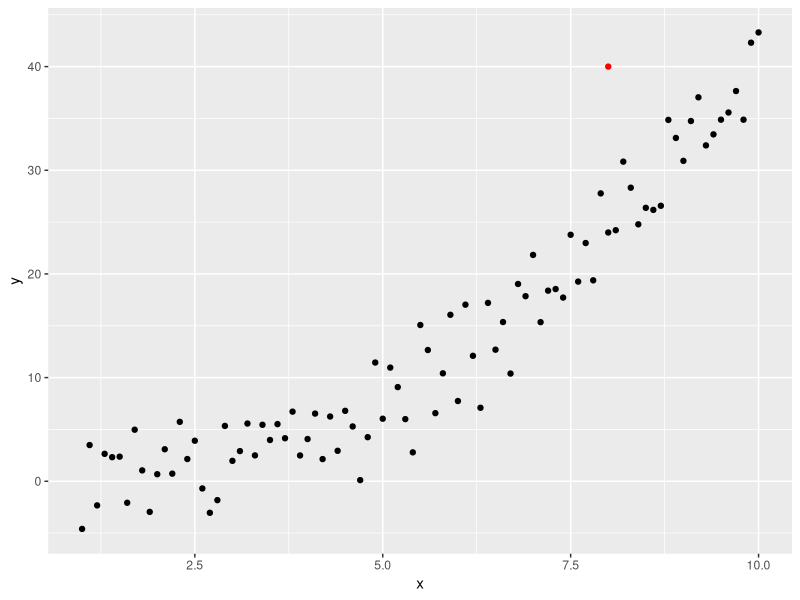
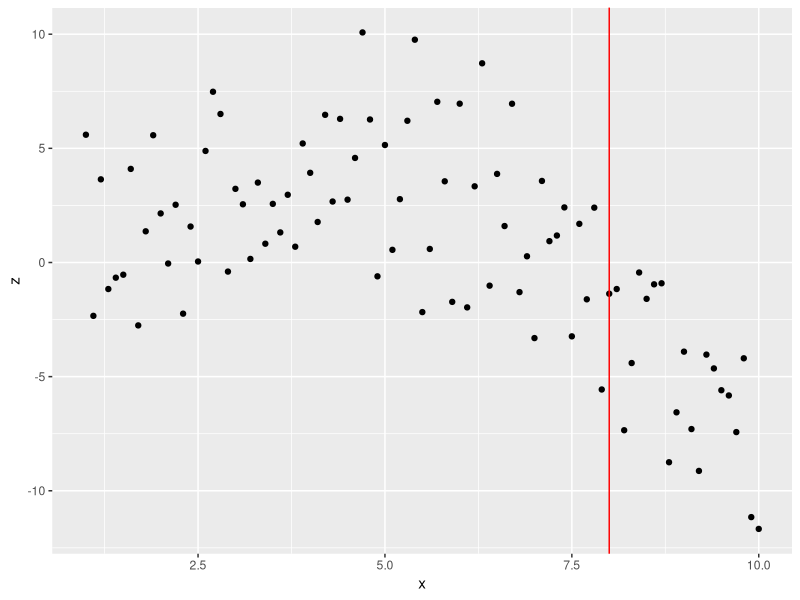

The R script that drew these images, in order: (Note: this script raises an error after producing the figures.)
library(tidyverse)

normalize01 <- function(x, na.rm = TRUE) {
    return((x- min(x)) /(max(x)-min(x)))
}

dist_idx_conv <- function (i, j, dist_obj) {
    # convert a 2D to a 1D index
    # i = row (remember this starts at 2), j = column
    if (!inherits(dist_obj, "dist")) stop("please provide a 'dist' object")
    n <- attr(dist_obj, "Size")
    valid <- (i >= 1) & (j >= 1) & (i > j) & (i <= n) & (j <= n)
    k <- (2 * n - j) * (j - 1) / 2 + (i - j)
    k[!valid] <- NA_real_
    k
}

set.seed(34234)
tib <- tibble(x = seq(1, 10, by = 0.1)) %>%
    mutate(y = 0.5*x^2 - x + rnorm(n = n(), sd = 3),
           z = -1 * y + x^1.5)
tib

new_x <- 8
new_y <- 40

ggplot(data = tib, aes(x = x, y = y)) +
    geom_point() +
    geom_point(data = tibble(x = new_x, y = new_y),
               aes(x = x, y = y), color = "red")

ggplot(data = tib, aes(x = x, y = z)) +
    geom_point() +
    geom_vline(xintercept = new_x, color = "red")


# calculate distance from new point (1.5, 3)
d <- bind_rows(tibble(x = new_x, y = new_y),
               tib %>%
                   select(x, y)) %>%
    mutate(across(everything(), normalize)) %>%
    dist()

# add distances to tibble
tib <- tib %>%
    mutate(normalized_dist = d[dist_idx_conv(2:attr(d, "Size"), 1, d)],
           inv_weight = (normalized_dist / max(normalized_dist))^-1,
           pct_tot_weight = inv_weight / sum(inv_weight),
           weighted_contrib_z = pct_tot_weight * z)

new_z <- tib %>%
    summarize(new_val = sum(weighted_contrib_z)) %>%
    pull()
new_z

ggplot(data = tib, aes(x = x, y = z)) +
    geom_point() +
    geom_point(data = tibble(x = new_x, y = new_z),
               aes(x = new_x, y = new_z), color = "red") +
    geom_vline(xintercept = new_x, color = "red")

# interesting. When you make somewhat of an intentional outlier, this code
# gives you a reasonable value in the z dimension. I bet this would improve
# if there were more dimensions of data to consider.

